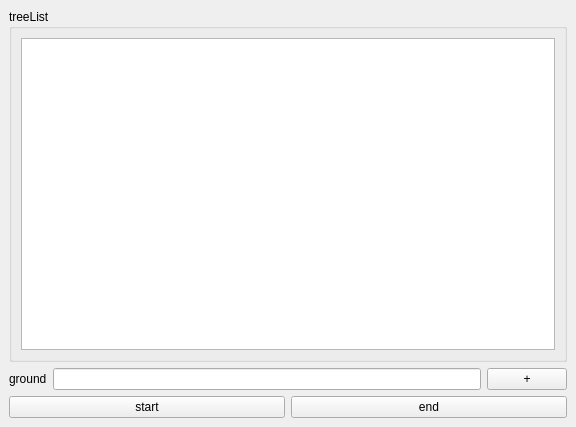
<?xml version="1.0" encoding="UTF-8"?>
<ui version="4.0">
 <class>MainWindow</class>
 <widget class="QMainWindow" name="MainWindow">
  <property name="geometry">
   <rect>
    <x>0</x>
    <y>0</y>
    <width>576</width>
    <height>427</height>
   </rect>
  </property>
  <property name="windowTitle">
   <string>MainWindow</string>
  </property>
  <widget class="QWidget" name="centralwidget">
   <layout class="QGridLayout" name="gridLayout_2">
    <item row="0" column="0" colspan="2">
     <widget class="QGroupBox" name="groupBox">
      <property name="title">
       <string>treeList</string>
      </property>
      <layout class="QGridLayout" name="gridLayout">
       <item row="0" column="0">
        <widget class="QListWidget" name="treeListWidget"/>
       </item>
      </layout>
     </widget>
    </item>
    <item row="1" column="0" colspan="2">
     <layout class="QHBoxLayout" name="horizontalLayout">
      <item>
       <widget class="QLabel" name="label_2">
        <property name="text">
         <string>ground</string>
        </property>
       </widget>
      </item>
      <item>
       <widget class="QLineEdit" name="lineEdit_2"/>
      </item>
      <item>
       <widget class="QPushButton" name="addGroundBtn">
        <property name="text">
         <string>+</string>
        </property>
       </widget>
      </item>
     </layout>
    </item>
    <item row="2" column="0">
     <widget class="QPushButton" name="startBtn">
      <property name="text">
       <string>start</string>
      </property>
     </widget>
    </item>
    <item row="2" column="1">
     <widget class="QPushButton" name="endBtn">
      <property name="text">
       <string>end</string>
      </property>
     </widget>
    </item>
   </layout>
  </widget>
  <widget class="QMenuBar" name="menubar">
   <property name="geometry">
    <rect>
     <x>0</x>
     <y>0</y>
     <width>576</width>
     <height>23</height>
    </rect>
   </property>
  </widget>
 </widget>
 <resources/>
 <connections/>
</ui>
